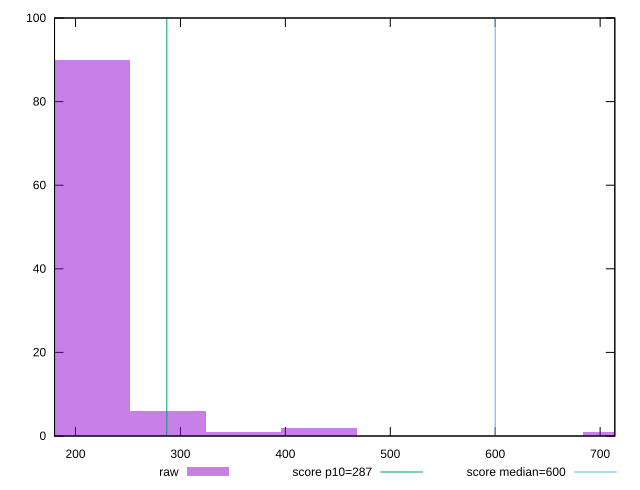

Generate this figure with gnuplot:
reset

$raw <<EOF
719.8345973981133 1
215.95037921943396 90
359.91729869905663 1
287.9338389592453 6
431.9007584388679 2
EOF

set key outside below
set boxwidth 71.98345973981132
set xrange [179.9999999999991:714]
set yrange [0:100]
set trange [0:100]
set style fill transparent solid 0.5 noborder

set parametric
set terminal svg size 640, 490 enhanced background rgb 'white'
set output "report_00023_2021-02-20T12:14:57.249Z/total-blocking-time/samples/pages+cached/raw/histogram.svg"

plot $raw title "raw" with boxes, \
     287,t title "score p10=287", \
     600,t title "score median=600"

reset
